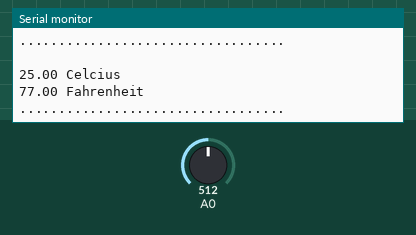
A sketch run on a simulated Arduino Uno, built with avr-gcc and run on an emulated ATmega328P. On the bench: the last lines printed to the serial monitor. The inputs (shaded band) are chosen by the test bench; at power-on: A0 = 512.

Above: at 1.8 s.
1.9 s: A0 set to 716
At 2.8 s:
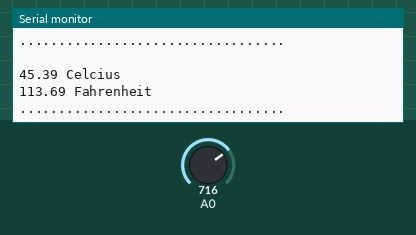
3.4 s: A0 set to 900
At 4.5 s:
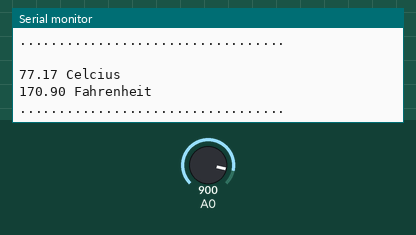
Timing chart, 0 to 6.4 s (numbered marks = the images above; inputs shaded):
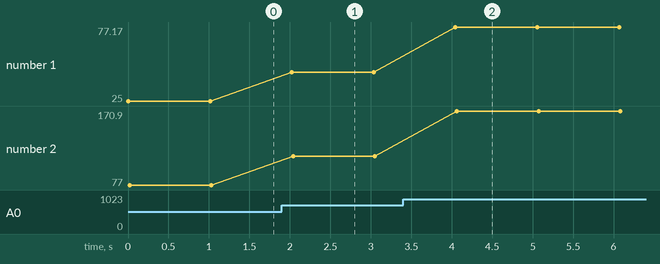

The sketch:

Thermistor.ino
```cpp
#include<math.h>

double Thermister(int data)
{
  double temp;
  temp=log(10000.0*((1024.0/data-1)));
  temp=1/(0.001129148+(0.000234125+(0.0000000876741*temp*temp))*temp);
  temp=temp-273.15;
  Serial.println(" ");
  Serial.print(temp);
  Serial.print(" Celcius");
  temp=(temp*9.0)/5.0+32.0;
  Serial.println(" ");
   Serial.print(temp);
  Serial.print(" Fahrenheit");
  Serial.println(" ");
  Serial.println("..................................");
  }

void setup()
{
Serial.begin(9600);

}
int i;
void loop()
{
i=analogRead(A0);
Thermister(i);
delay(1000);
}
```

Measured:
- after the input at 1.9 s, the serial monitor: prints a new line after 0.12 s (image 1)
- after the input at 3.4 s, the serial monitor: prints a new line after 0.64 s (image 2)
- plotted number 1: 25 → 45.39 after the input at 1.9 s, 45.39 → 77.17 after the input at 3.4 s
- plotted number 2: 77 → 113.69 after the input at 1.9 s, 113.69 → 170.9 after the input at 3.4 s
